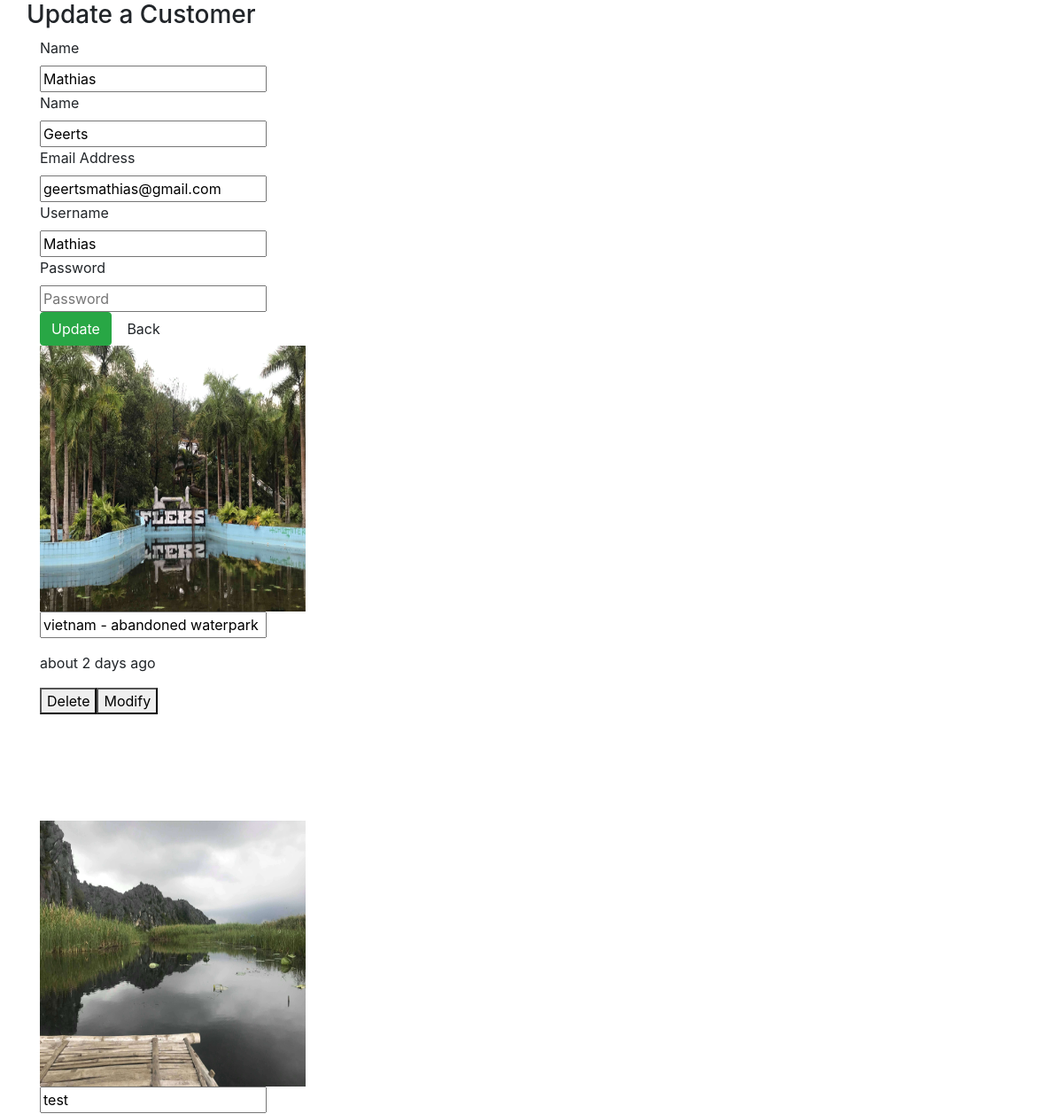
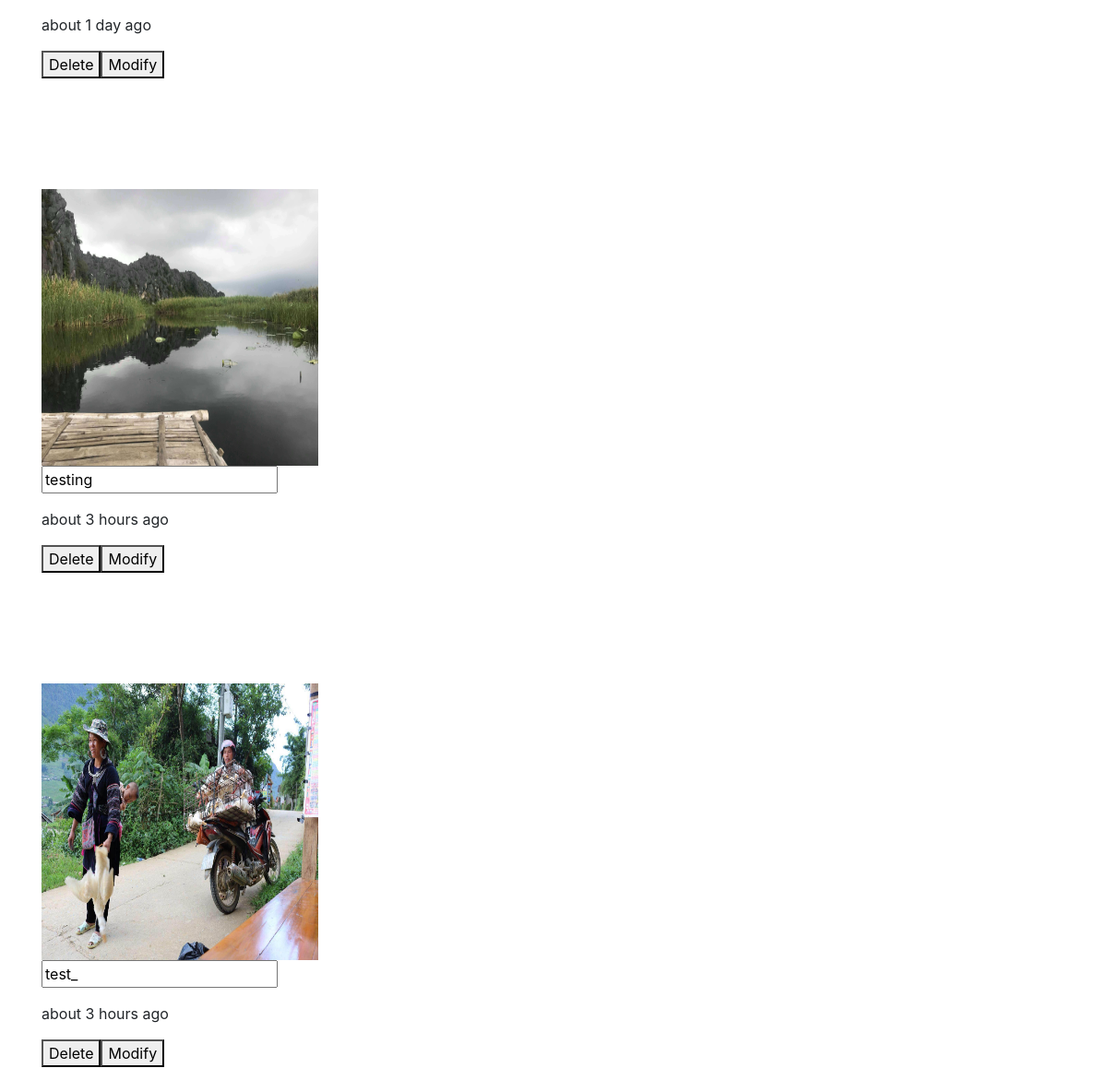
Page /profile.php (signed in) on the committed database (2 pictures, top to bottom).
### tables this page shows
CREATE TABLE `users` (
  `id` int(11) UNSIGNED NOT NULL,
  `firstname` varchar(255) DEFAULT NULL,
  `lastname` varchar(255) DEFAULT NULL,
  `username` varchar(255) DEFAULT NULL,
  `email` varchar(255) DEFAULT NULL,
  `password` varchar(255) DEFAULT NULL
);

CREATE TABLE `images` (
  `id` int(11) NOT NULL,
  `user_id` int(11) NOT NULL,
  `img_description` varchar(255) NOT NULL,
  `date_created` timestamp NOT NULL DEFAULT CURRENT_TIMESTAMP,
  `file_path` varchar(255) NOT NULL,
  `longitude` decimal(10,8) NOT NULL,
  `latitude` decimal(10,8) NOT NULL
);

### classes/Post.php (called while the page is built, shortened)
<?php
class Post
{
    private $date_created;
    public function getDate_created()
    {
        return $this->date_created;
    }
    public static function getAllFromFriends($ids, $start, $counter)
    {
        $conn = Db::getInstance();
        $result = $conn->prepare('SELECT * FROM images WHERE user_id IN ('.$ids.') limit '.$start.','.$counter);
        $result->execute();
        return $result->fetchAll(PDO::FETCH_CLASS, __CLASS__);
    }
    public static function convertTime($time_ago)
    {
        $estimate_time = time() - $time_ago;
        $condition = array(
                12 * 30 * 24 * 60 * 60 => 'year',
                30 * 24 * 60 * 60 => 'month',
                24 * 60 * 60 => 'day',
                60 * 60 => 'hour',
                60 => 'minute',
                1 => 'second',
    );
        foreach ($condition as $secs => $str) {
            $d = $estimate_time / $secs;
            if ($d >= 1) {
                $r = round($d);
                return 'about '.$r.' '.$str.($r > 1 ? 's' : '').' ago';
            }
        }
    }
}

### profile.php (the view, shortened to what this page needs)
<?php
include_once 'classes/User.php';
$id = $_SESSION['userid'];
if (!empty($_POST)) {
    $firstname = $_POST['firstname'];
    $lastname = $_POST['lastname'];
    $email = $_POST['email'];
    $password = $_POST['password'];
    $username = $_POST['username'];
    $valid = true;
    if (empty($firstname)) {
        $firstnameError = 'Please enter Firstname';
        $valid = false;
    }
    if (empty($lastname)) {
        $lastnameError = 'Please enter Lastname';
        $valid = false;
    }
    if (empty($email)) {
        $emailError = 'Please enter Email Address';
        $valid = false;
    } elseif (!filter_var($email, FILTER_VALIDATE_EMAIL)) {
        $emailError = 'Please enter a valid Email Address';
        $valid = false;
    }
    if (empty($username)) {
        $usernameError = 'Please enter Username';
        $valid = false;
    }
    if ($valid) {
        $user = new User();
        $user->setFirstName($firstname);
        $user->setLastName($lastname);
        $user->setUserName($username);
        $user->setEmail($email);
        $result = $user->update($id);
        echo 'database geupdated';
    }
} else {
    $pdo = Db::getInstance();
    $statement = $pdo->prepare("SELECT * FROM users WHERE id = $id");
    $statement->execute();
    $data = $statement->fetch(PDO::FETCH_ASSOC);
    $firstname = $data['firstname'];
    $lastname = $data['lastname'];
    $email = $data['email'];
    $username = $data['username'];
}
?><!DOCTYPE html>
<html lang="en">
<head>
    <link   href="css/bootstrap.min.css" rel="stylesheet">
</head>
<body>
    <div class="container">
                <div class="span10 offset1">
                    <div class="row">
                        <h3>Update a Customer</h3>
                    </div>
                    <form class="form-horizontal" action="profile.php" method="post">
                      <div class="control-group <?php echo !empty($firstname) ? 'error' : ''; ?>">
                        <label class="control-label">Name</label>
                        <div class="controls">
                            <input name="firstname" type="text"  placeholder="Name" value="<?php echo !empty($firstname) ? $firstname : ''; ?>">
                        </div>
                      </div>
                      <div class="control-group <?php echo !empty($lastname) ? 'error' : ''; ?>">
                        <label class="control-label">Name</label>
                        <div class="controls">
                            <input name="lastname" type="text"  placeholder="Name" value="<?php echo !empty($lastname) ? $lastname : ''; ?>">
                        </div>
                      </div>
                      <div class="control-group <?php echo !empty($emailError) ? 'error' : ''; ?>">
                        <label class="control-label">Email Address</label>
                        <div class="controls">
                            <input name="email" type="text" placeholder="Email Address" value="<?php echo !empty($email) ? $email : ''; ?>">
                        </div>
                      </div>
                      <div class="control-group <?php echo !empty($usernameError) ? 'error' : ''; ?>">
                        <label class="control-label">Username</label>
                        <div class="controls">
                            <input name="username" type="text"  placeholder="Username" value="<?php echo !empty($username) ? $username : ''; ?>">
                        </div>
                        <div class="control-group <?php echo !empty($passwordError) ? 'error' : ''; ?>">
                        <label class="control-label">Password</label>
                        <div class="controls">
                            <input name="password" type="password"  placeholder="Password" value="<?php echo !empty($password) ? $password : ''; ?>">
                        </div>
                      </div>
                      <div class="form-actions">
                          <button type="submit" class="btn btn-success">Update</button>
                          <a class="btn" href="index.php">Back</a>
                        </div>
                    </form>
                </div>
    </div>
    <div class="images">
    <?php
    $posts = Post::getAllFromFriends($id, 0, 999);
  foreach ($posts as $post):
  $t = $post->getDate_created();
   $time_ago = strtotime($t);
  ?>
    <article class="center-div-image">
      <img src=" <?php echo 'uploads/'.$post->file_path; ?> "  height=300 width=300 alt="">
      <p> <input id="Description" type="text"  placeholder="Description" value="<?php echo $post->img_description; ?>"></p>
      <p><?php echo $convertedDate = Post::convertTime($time_ago); ?></p>
      <div><button data-id="<?php echo $post->id; ?>" class="RemoveBtn">Delete</button><button data-id="<?php echo $post->id; ?>" class="ModifyBtn">Modify</button><br><br><br><br><br><br> </div>
    </article>
  <?php endforeach; ?>
    </div>
  </body>
</html>

### rows in the picture
users: firstname "Mathias", lastname "Geerts", email "geertsmathias@gmail.com", username "Mathias"
images: file_path (picture), img_description "vietnam - abandoned waterpark", date_created "about 2 days ago"
images: file_path (picture), img_description "test", date_created "about 1 day ago"
images: file_path (picture), img_description "testing", date_created "about 3 hours ago"
images: file_path (picture), img_description "test_", date_created "about 3 hours ago"
